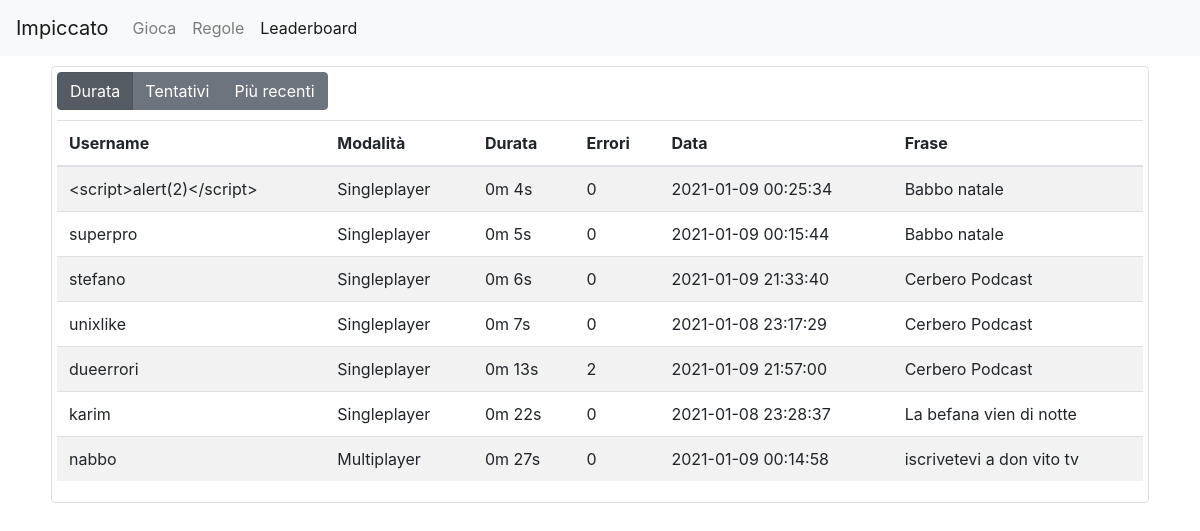
The page /leaderboard.php on the database as committed earlier.
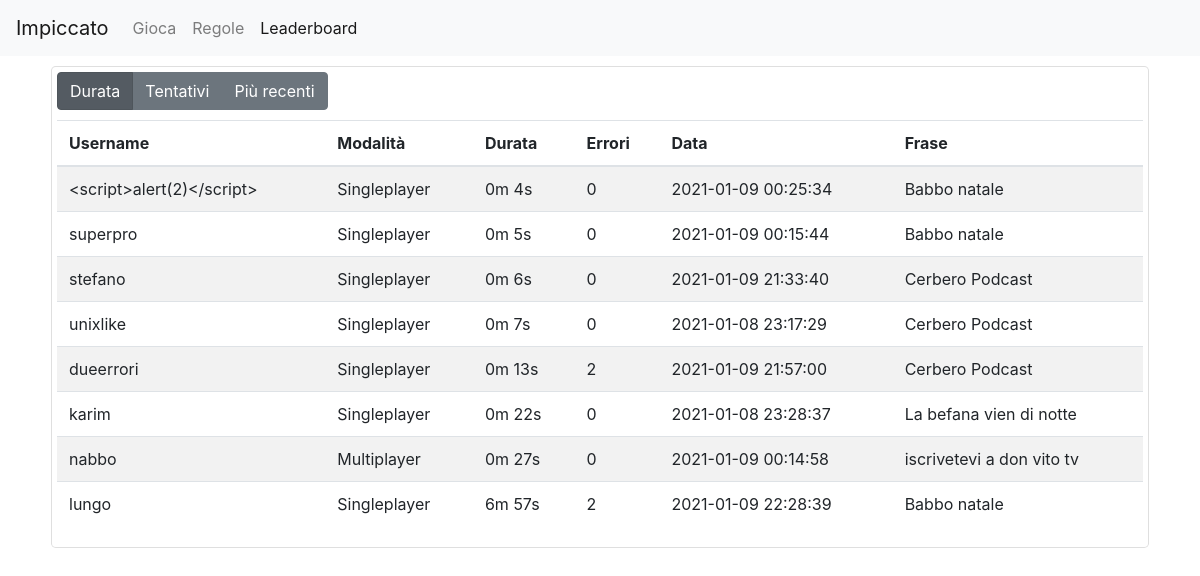
The same page on the database as committed later.
### tables this page shows
CREATE TABLE "results" (
	"id"	INTEGER NOT NULL UNIQUE,
	"username"	TEXT NOT NULL,
	"duration"	REAL NOT NULL,
	"attempts"	INTEGER NOT NULL,
	"phrase"	TEXT NOT NULL,
	"date"	INTEGER NOT NULL,
	"gamemode"	TEXT,
	PRIMARY KEY("id" AUTOINCREMENT)
);

### database.php (called while the page is built, shortened)
<?php
function database_fetch_results($sort) {
    $db = new SQLite3(__DIR__ . "/storage/database.db");
    $validSorts = array("duration", "attempts", "date");
    if ($sort === "date") {
        $order = "DESC";
    } else {
        $order = "ASC";
    }
    $stmt = $db->prepare("SELECT * FROM results ORDER BY $sort $order LIMIT 100;");
    $result = $stmt->execute();
    $data = array();
    $dataIdx = 0;
    while ($res = $result->fetchArray(SQLITE3_ASSOC)) {
        $data[$dataIdx] = $res;
        $dataIdx++;
    }
    return $data;
}

### leaderboard.php (the view, shortened to what this page needs)
<?php
$sort = isset($_GET["sort"]) ? $_GET["sort"] : "duration";
include_once __DIR__ . "/database.php";
$data = database_fetch_results($sort);
?>
<html>
<head>
    <?php include_once __DIR__ . "/partials/head.php" ?>
</head>
<body>
    <?php include_once __DIR__ . "/partials/navbar.php" ?>
    <div class="container rules">
        <div class="card padded-card">
            <div class="row">
                <div class="col">
                    <div class="btn-group btn-group-toggle" data-toggle="Sort">
                        <label id="duration" class="selector btn btn-secondary <?php echo $sort === 'duration' ? 'active' : '' ?>"">Durata</label>
                        <label id="attempts" class="selector btn btn-secondary <?php echo $sort === 'attempts' ? 'active' : '' ?>">Tentativi</label>
                        <label id="date" class="selector btn btn-secondary <?php echo $sort === 'date' ? 'active' : '' ?>"">Più recenti</label>
                    </div>
                </div>
            </div>
            <div class="row">
                <div class="col">
                    <table class="table table-striped">
                        <thead>
                            <tr>
                                <th scope="col">Username</th>
                                <th scope="col">Modalità</th>
                                <th scope="col">Durata</th>
                                <th scope="col">Errori</th>
                                <th scope="col">Data</th>
                                <th scope="col">Frase</th>
                            </tr>
                        </thead>
                        <tbody>
                            <?php foreach ($data as $row) : ?>
                                <?php
                                $durationMinutes = floor($row["duration"] / 60);
                                $durationSeconds = round($row["duration"] - ($durationMinutes * 60));
                                ?>
                                <tr>
                                    <td scope="row"><?php echo htmlspecialchars($row["username"]) ?></td>
                                    <td><?php echo ucwords($row["gamemode"]) ?></td>
                                    <td><?php echo $durationMinutes . "m " . $durationSeconds . "s" ?></td>
                                    <td><?php echo $row["attempts"] ?></td>
                                    <td><?php echo date("Y-m-d H:i:s", $row["date"]) ?></td>
                                    <td><?php echo htmlspecialchars($row["phrase"]) ?></td>
                                </tr>
                            <?php endforeach ?>
                        </tbody>
                    </table>
                </div>
            </div>
        </div>
    </div>
</body>
</html>

### partials/head.php (shortened to what this page needs)
<link rel="stylesheet" href="bootstrap/css/bootstrap.min.css">
<link href="css/style.css" rel="stylesheet">

### partials/navbar.php (shortened to what this page needs)
<?php $currentFile = basename($_SERVER['PHP_SELF']) ?>
<nav class="navbar navbar-expand-lg navbar-light bg-light">
    <a class="navbar-brand" href="index.php">Impiccato</a>
    <div class="collapse navbar-collapse" id="navbarExtra">
        <ul class="navbar-nav mr-auto">
            <li class="nav-item <?php echo $currentFile === 'index.php' ? 'active' : '' ?>">
                <a class="nav-link" href="index.php">Gioca</a>
            </li>
            <li class="nav-item <?php echo $currentFile === 'rules.php' ? 'active' : '' ?>">
                <a class="nav-link" href="rules.php">Regole</a>
            </li>
            <li class="nav-item <?php echo $currentFile === 'leaderboard.php' ? 'active' : '' ?>">
                <a class="nav-link" href="leaderboard.php">Leaderboard</a>
            </li>
        </ul>
    </div>
</nav>

### css/style.css (style rules this page uses)
.padded-card { border: 1.25px solid rgba(0, 0, 0, 0.125) !important; border-radius: .3rem !important; margin: 6px; padding: 5px; }
.container { margin-top: 10px; margin-bottom: 10px; }
table { margin-top: 10px; }

Rows that differ between the two databases and show on the page:
added results: username "lungo", gamemode "Singleplayer", duration "6", duration "57", attempts "2", date "2021-01-09 22:28:39", phrase "Babbo natale"
